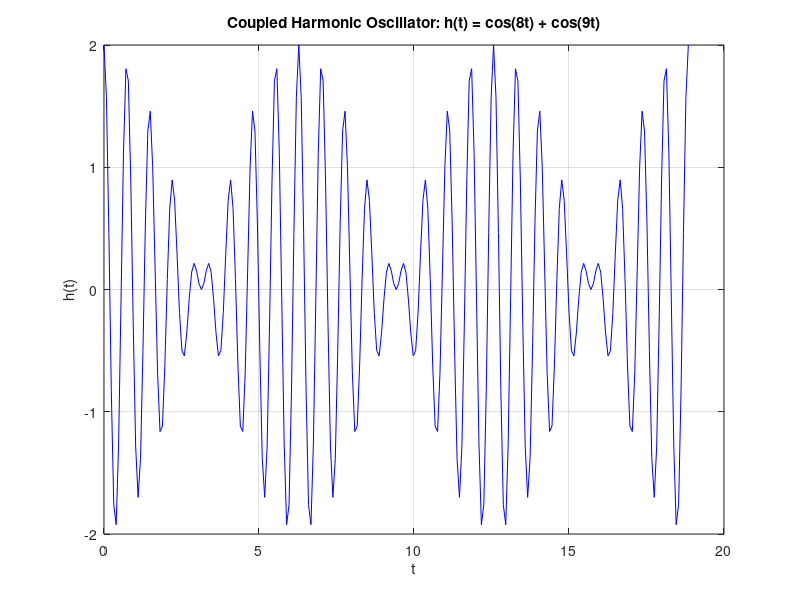
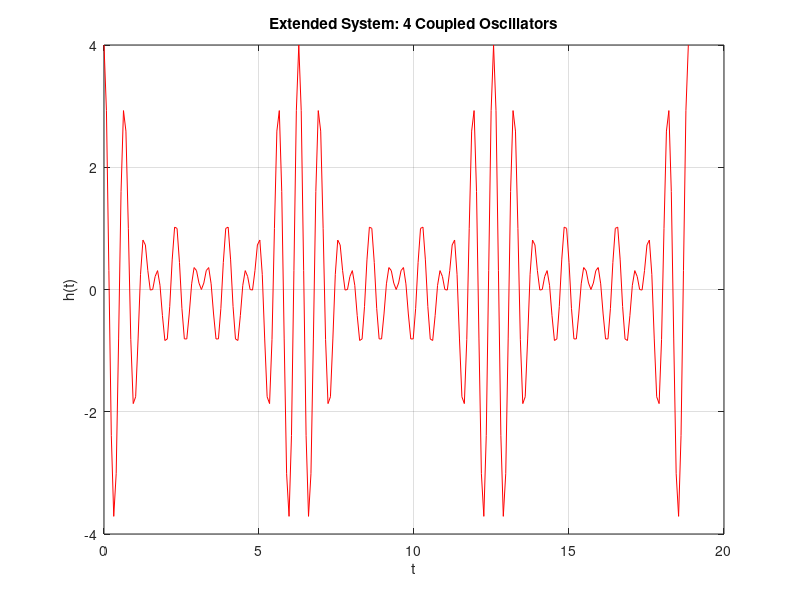
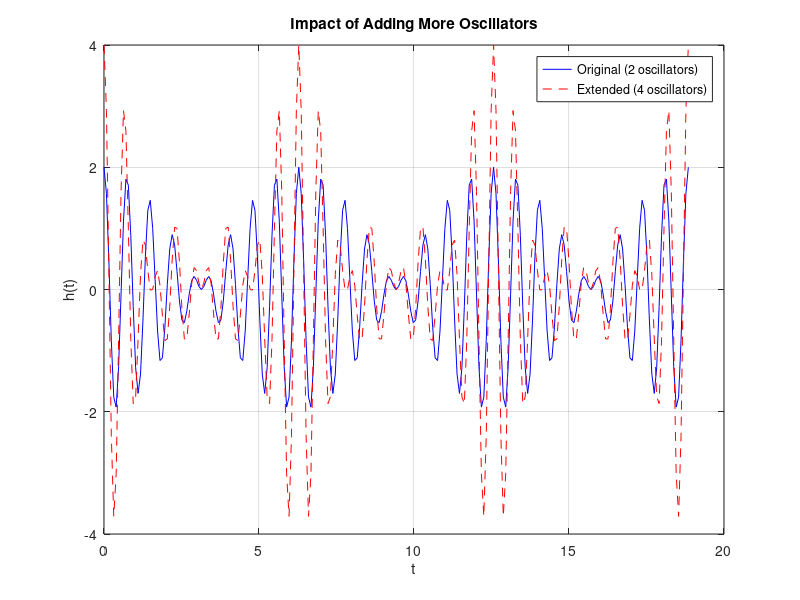

The MATLAB script that drew these images, in order:
%% Task 1 & 2: Define and Plot Harmonic Oscillator
timeVec = 0:pi/40:6*pi;
twoOscillators = @(t) cos(8*t) + cos(9*t);

figure;
plot(timeVec, twoOscillators(timeVec), 'b');
xlabel('t'); ylabel('h(t)');
title('Coupled Harmonic Oscillator: h(t) = cos(8t) + cos(9t)');
grid on;

%% Task 3: Add Two More Coupled Oscillators
fourOscillators = @(t) cos(8*t) + cos(9*t) + cos(10*t) + cos(11*t);

figure;
plot(timeVec, fourOscillators(timeVec), 'r');
xlabel('t'); ylabel('h(t)');
title('Extended System: 4 Coupled Oscillators');
grid on;

figure;
plot(timeVec, twoOscillators(timeVec), 'b'); hold on;
plot(timeVec, fourOscillators(timeVec), 'r--');
legend('Original (2 oscillators)', 'Extended (4 oscillators)', 'Location', 'best');
xlabel('t'); ylabel('h(t)');
title('Impact of Adding More Oscillators');
grid on;
hold off;
